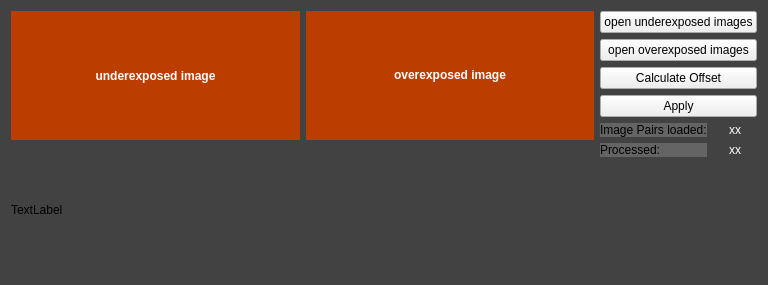
<?xml version="1.0" encoding="UTF-8"?>
<ui version="4.0">
 <class>MainWindow</class>
 <widget class="QMainWindow" name="MainWindow">
  <property name="geometry">
   <rect>
    <x>0</x>
    <y>0</y>
    <width>768</width>
    <height>285</height>
   </rect>
  </property>
  <property name="windowTitle">
   <string>openCV GUI</string>
  </property>
  <property name="autoFillBackground">
   <bool>false</bool>
  </property>
  <property name="styleSheet">
   <string notr="true">background: rgb(66, 66, 66);</string>
  </property>
  <widget class="QWidget" name="centralWidget">
   <layout class="QGridLayout" name="gridLayout_2">
    <item row="0" column="0">
     <layout class="QHBoxLayout" name="horizontalLayout">
      <item>
       <layout class="QGridLayout" name="gridLayout_3">
        <item row="0" column="0">
         <widget class="QLabel" name="img_under">
          <property name="font">
           <font>
            <weight>75</weight>
            <bold>true</bold>
           </font>
          </property>
          <property name="styleSheet">
           <string notr="true">background: rgb(187, 61, 0);
color: rgb(255, 255, 255);</string>
          </property>
          <property name="text">
           <string>underexposed image</string>
          </property>
          <property name="alignment">
           <set>Qt::AlignCenter</set>
          </property>
         </widget>
        </item>
        <item row="0" column="1">
         <widget class="QLabel" name="img_over">
          <property name="styleSheet">
           <string notr="true">background: rgb(187, 61, 0);
color: rgb(255, 255, 255);</string>
          </property>
          <property name="text">
           <string>&lt;html&gt;&lt;head/&gt;&lt;body&gt;&lt;p align=&quot;center&quot;&gt;&lt;span style=&quot; font-weight:600;&quot;&gt;overexposed image&lt;/span&gt;&lt;/p&gt;&lt;/body&gt;&lt;/html&gt;</string>
          </property>
         </widget>
        </item>
        <item row="1" column="0">
         <widget class="QLabel" name="label">
          <property name="text">
           <string>TextLabel</string>
          </property>
         </widget>
        </item>
       </layout>
      </item>
      <item>
       <layout class="QVBoxLayout" name="verticalLayout">
        <item>
         <widget class="QPushButton" name="button_open_under">
          <property name="styleSheet">
           <string notr="true">background: none;</string>
          </property>
          <property name="text">
           <string>open underexposed images</string>
          </property>
         </widget>
        </item>
        <item>
         <widget class="QPushButton" name="button_open_over">
          <property name="enabled">
           <bool>true</bool>
          </property>
          <property name="styleSheet">
           <string notr="true">background: none;</string>
          </property>
          <property name="text">
           <string>open overexposed images</string>
          </property>
         </widget>
        </item>
        <item>
         <widget class="QPushButton" name="button_calc_offset">
          <property name="styleSheet">
           <string notr="true">background: none;</string>
          </property>
          <property name="text">
           <string>Calculate Offset</string>
          </property>
         </widget>
        </item>
        <item>
         <widget class="QPushButton" name="button_apply">
          <property name="styleSheet">
           <string notr="true">background: none;</string>
          </property>
          <property name="text">
           <string>Apply</string>
          </property>
         </widget>
        </item>
        <item>
         <layout class="QGridLayout" name="gridLayout">
          <item row="0" column="1">
           <widget class="QLabel" name="label_loaded">
            <property name="styleSheet">
             <string notr="true">color: white;</string>
            </property>
            <property name="text">
             <string>&lt;html&gt;&lt;head/&gt;&lt;body&gt;&lt;p align=&quot;center&quot;&gt;xx&lt;/p&gt;&lt;/body&gt;&lt;/html&gt;</string>
            </property>
           </widget>
          </item>
          <item row="1" column="0">
           <widget class="QLabel" name="cap_proc">
            <property name="styleSheet">
             <string notr="true">background: rgb(100, 100, 100);</string>
            </property>
            <property name="text">
             <string>Processed:</string>
            </property>
           </widget>
          </item>
          <item row="0" column="0">
           <widget class="QLabel" name="cap_loaded">
            <property name="styleSheet">
             <string notr="true">background: rgb(100, 100, 100);</string>
            </property>
            <property name="text">
             <string>Image Pairs loaded:</string>
            </property>
           </widget>
          </item>
          <item row="1" column="1">
           <widget class="QLabel" name="label_proc">
            <property name="styleSheet">
             <string notr="true">color: white;</string>
            </property>
            <property name="text">
             <string>&lt;html&gt;&lt;head/&gt;&lt;body&gt;&lt;p align=&quot;center&quot;&gt;xx&lt;/p&gt;&lt;/body&gt;&lt;/html&gt;</string>
            </property>
           </widget>
          </item>
         </layout>
        </item>
        <item>
         <spacer name="verticalSpacer">
          <property name="orientation">
           <enum>Qt::Vertical</enum>
          </property>
          <property name="sizeHint" stdset="0">
           <size>
            <width>20</width>
            <height>40</height>
           </size>
          </property>
         </spacer>
        </item>
        <item>
         <spacer name="horizontalSpacer">
          <property name="orientation">
           <enum>Qt::Horizontal</enum>
          </property>
          <property name="sizeType">
           <enum>QSizePolicy::Fixed</enum>
          </property>
          <property name="sizeHint" stdset="0">
           <size>
            <width>100</width>
            <height>20</height>
           </size>
          </property>
         </spacer>
        </item>
       </layout>
      </item>
     </layout>
    </item>
   </layout>
  </widget>
  <widget class="QMenuBar" name="menuBar">
   <property name="geometry">
    <rect>
     <x>0</x>
     <y>0</y>
     <width>768</width>
     <height>22</height>
    </rect>
   </property>
  </widget>
 </widget>
 <layoutdefault spacing="6" margin="11"/>
 <resources/>
 <connections/>
</ui>
